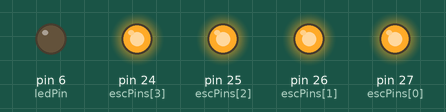
Simulated run of this sketch. Board: Arduino Mega 2560, built with avr-gcc and run on an emulated ATmega2560. On the bench: output pins drawn as LEDs (lit = HIGH).

Above: at 0.1 s.
At 18.2 s:
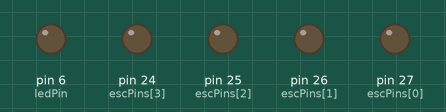
At 39.2 s:
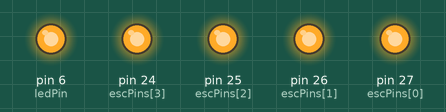
Timing chart, 0 to 40.0 s (numbered marks = the images above):
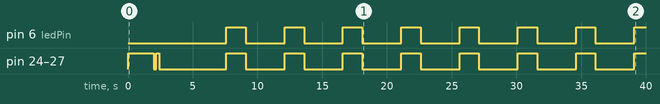

The sketch:

teensy2_pwm_esc_test.ino
```cpp
//hello

int escPins[4] =  {27,26,25,24};
const int ledPin = 6;

void setup() {
  //Serial.begin(9600);
  for (int i=0; i<4; i++) {
    pinMode(escPins[i], OUTPUT);
  }
  pinMode(ledPin, OUTPUT);
}

void loop()
{
  unsigned long prevMillis = millis();
  unsigned long currentMillis = millis();

  freq_change(2000, 255);
  freq_change(200, 0);
  freq_change(200, 254);
  freq_change(200, 0);
  // should be armed now
  freq_change(2000, 0);


  while(1) {

    freq_change(1500, 25);
    freq_change(1500, 100);
    digitalWrite(ledPin, HIGH);
    freq_change(1500, 175);
    digitalWrite(ledPin, LOW);

  }
}


void freq_change(int comp, int freq)
{
  unsigned long prevMillis = millis();
  unsigned long currentMillis = millis();

  while (currentMillis - prevMillis < comp) {
    for (int i=0; i<4; i++) {
      analogWrite(escPins[i], freq);
    }
    currentMillis = millis();
  }
}
```

Measured:
- by itself, pin 6 (ledPin): alternates HIGH for 1.5 s and LOW for 3.0 s
- by itself, pin 24 (escPins[3]), pin 25 (escPins[2]), pin 26 (escPins[1]), pin 27 (escPins[0]): goes HIGH 2.0 s, LOW 0.20 s, HIGH 0.20 s, LOW 5.2 s, 7 × (HIGH 1.5 s, LOW 3.0 s), then HIGH
